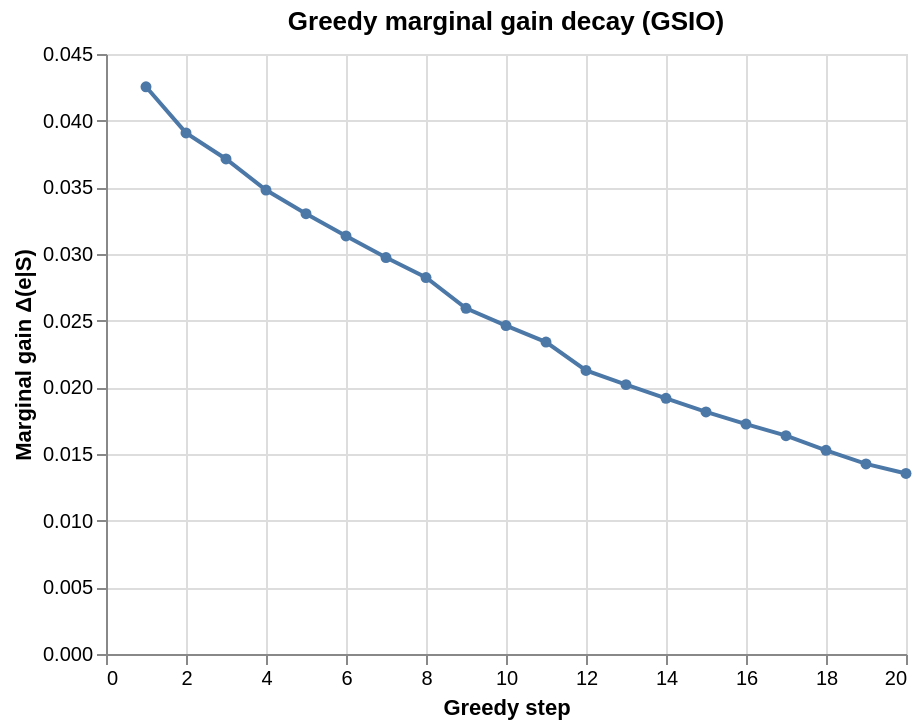

Express this chart as Vega-Lite.
### Vega-Lite specification from a JSON file in a GitHub repository (floating-point values rounded to 4 significant figures)
{"$schema": "https://vega.github.io/schema/vega-lite/v5.json", "title": "Greedy marginal gain decay (GSIO)", "width": 400, "height": 300, "data": {"values": [{"step": 1, "gain": 0.04254}, {"step": 2, "gain": 0.03908}, {"step": 3, "gain": 0.03713}, {"step": 4, "gain": 0.0348}, {"step": 5, "gain": 0.03303}, {"step": 6, "gain": 0.03136}, {"step": 7, "gain": 0.02974}, {"step": 8, "gain": 0.02824}, {"step": 9, "gain": 0.02593}, {"step": 10, "gain": 0.02463}, {"step": 11, "gain": 0.02339}, {"step": 12, "gain": 0.02127}, {"step": 13, "gain": 0.0202}, {"step": 14, "gain": 0.01918}, {"step": 15, "gain": 0.01815}, {"step": 16, "gain": 0.01725}, {"step": 17, "gain": 0.01637}, {"step": 18, "gain": 0.01528}, {"step": 19, "gain": 0.01426}, {"step": 20, "gain": 0.01354}]}, "mark": {"type": "line", "point": true}, "encoding": {"x": {"field": "step", "type": "quantitative", "title": "Greedy step"}, "y": {"field": "gain", "type": "quantitative", "title": "Marginal gain Δ(e|S)"}}}
